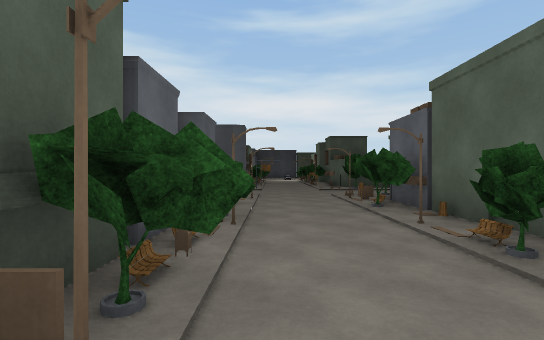
[1] (above)

24 first-person views from a walk through a scene from a Unity 3-D project. The camera is 1.4 m above the floor, looks level and sees 85° across. The floor is counted in squares, 2 m on a side. Each view is taken from the middle of a square. On the plan, view 1 faces up. The plan holds only what a view shows up to about 10 squares ahead; the rest is blank. The place goes on beyond the plan. The player is left out. Some surface patterns are stand-ins.

[2]
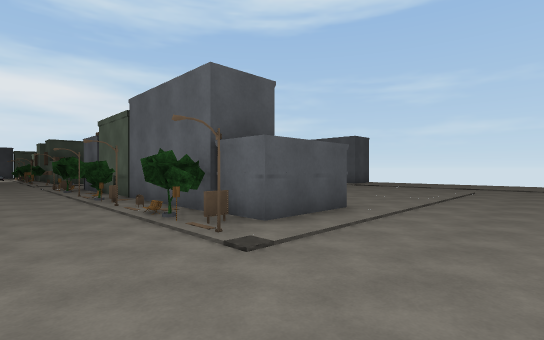

[3]
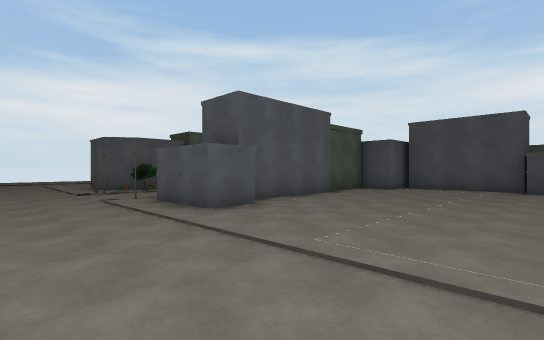

[4]
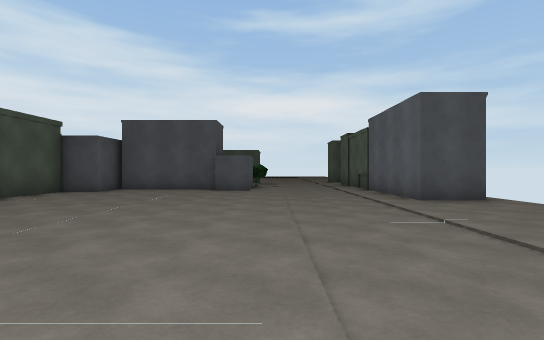

[5]
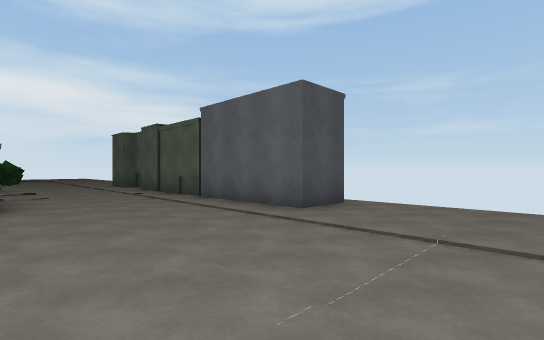

[6]
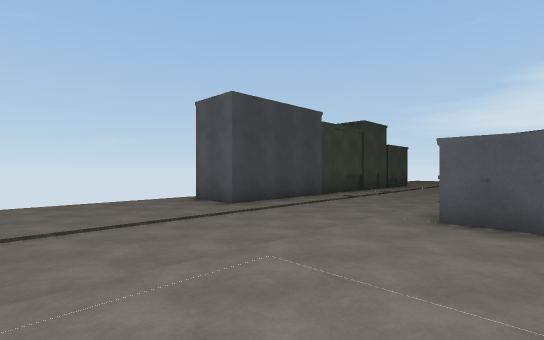

[7]
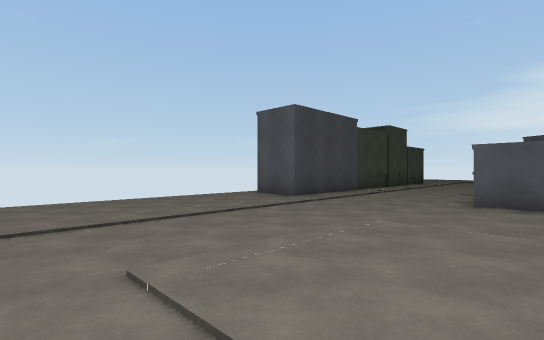

[8]
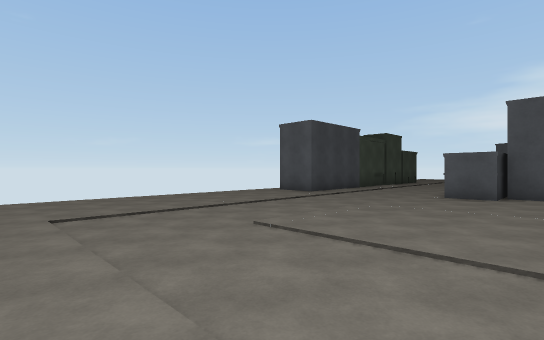

[9]
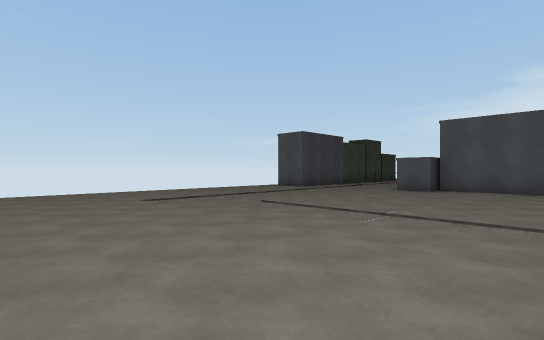

[10]
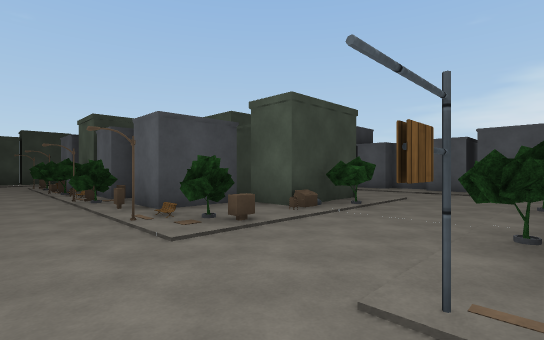

[11]
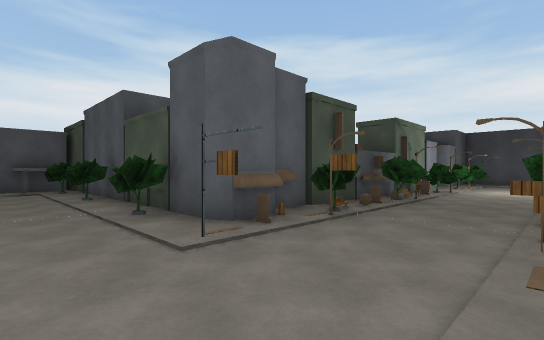

[12]
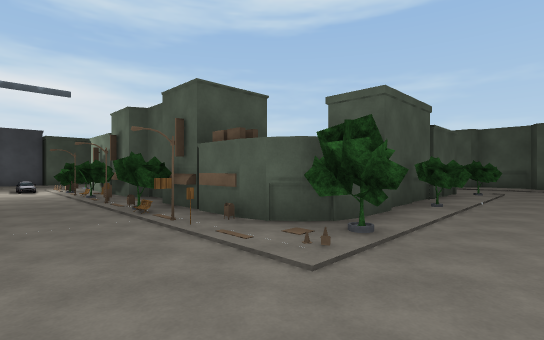

[13]
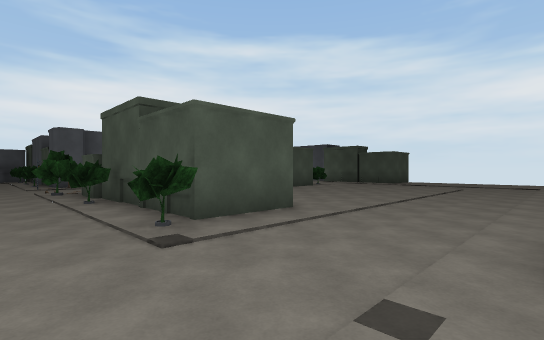

[14]
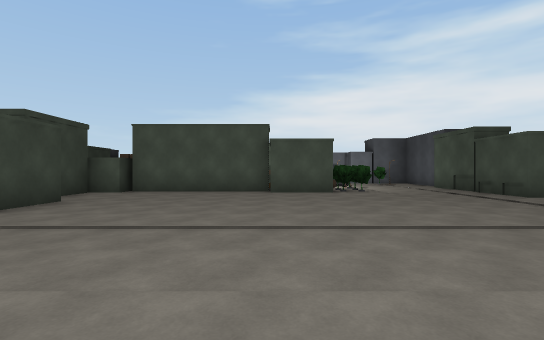

[15]
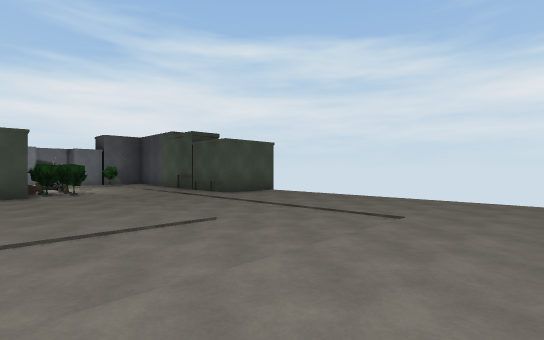

[16]
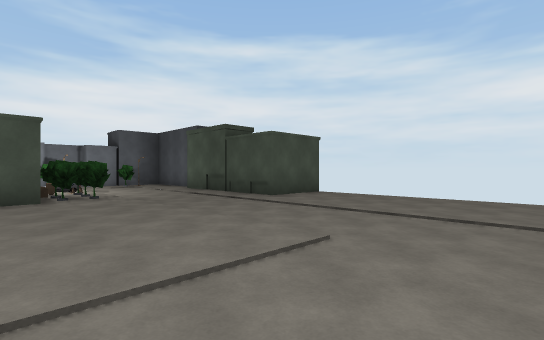

[17]
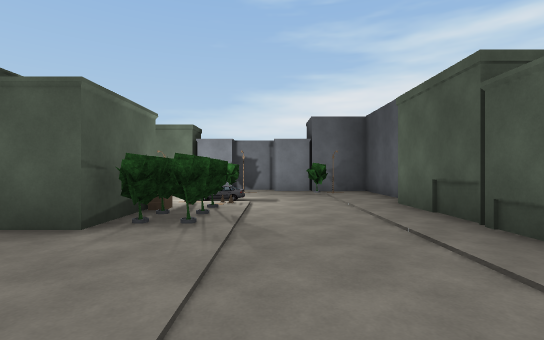

[18]
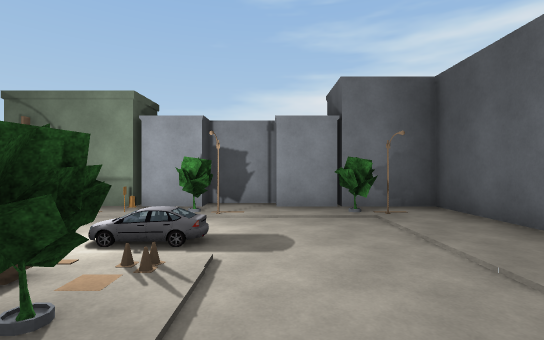

[19]
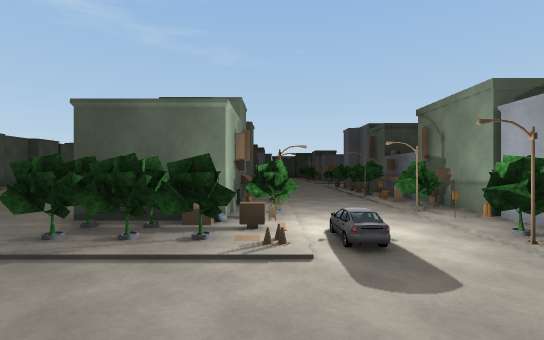

[20]
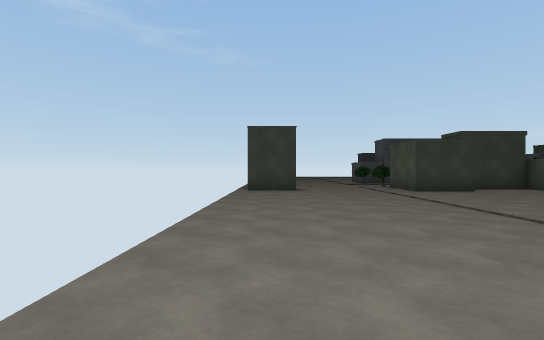

[21]
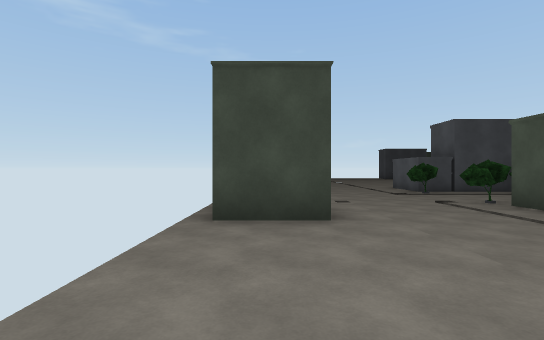

[22]
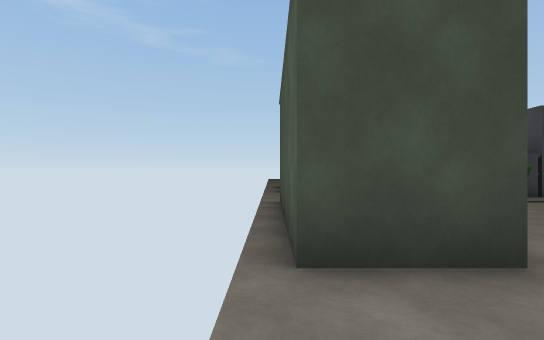

[23]
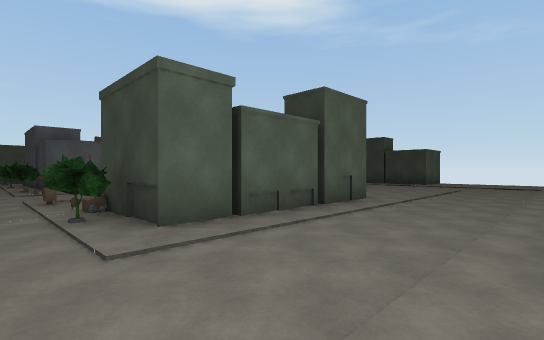

[24]
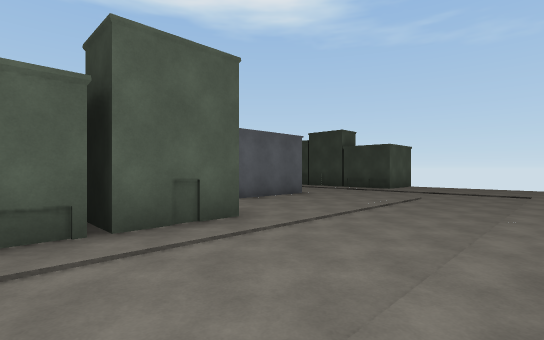

### Floor plan
Key: @ floor where view 1 was taken; # wall or solid block; . floor; = window, fence, low wall or low ledge; T tree; B building; E bench; P pole; S sign; O other object.
Columns run from 9 left of view 1 to 18 right of it. Each row starts with its distance up from view 1.
 29                  ======
 28                 =======
 27                ========
 26            B   #........
 25         #####BB#........
 24         ................
 23        #T...............
 22        #.................
 21        #T. OTT...........
 20       B#OO.OOT...........=
 19        #B..TO ...........==
 18        #O..OB#...........===
 17        OOO.TO#...........===
 16        OT#.OB#...........===
 15         O..O##...........===
 14        #OBOTO#...........===
 13        BTS.SOO...##......==
 12         OPOSOO##  #.... .===
 11 #B..B.BTOS..T#.TB.T....B.===
 10 BT..T......O......B.... .===
  9 .....T................. .===
  8 .....OOOO..OT.  ..T....B.===
  7 ....B##.T..OB  # BO.... .===
  6 B...B  #O.OO######O....B.===
  5 ....#  #..TO##.........   ==
  4 ....#  #TO.O#..........  ===
  3 ....B    OE.B..........#.===
  2 .....   E#OOB#...........===
  1 ......  T..###...........===
  0 ......B  @O.##...........===
 -1 ......# TOOT##...........
 -2 ......## ..OOO...........
 -3 ........O................
 -4 .........................
 -5  ....   .................
 -6  ...     B#####..........
 -7  ..           B..........
 -8               ..........
 -9               ==========
-10              ===========
-11               ======== =

Positions as (right, up) in squares from view 1, and headings:
1: (0, 0), facing up
2: (0, -5), facing up-right
3: (9, -5), facing up-left
4: (10, -4), facing up
5: (9, -1), facing up-right
6: (9, -1), facing down-left
7: (11, -1), facing down-left
8: (13, 0), facing down-left
9: (15, 2), facing down-left
10: (1, 11), facing down-left
11: (2, 9), facing up-left
12: (0, 9), facing up-right
13: (13, 9), facing up-left
14: (14, 18), facing left
15: (14, 19), facing up-left
16: (12, 19), facing up-left
17: (8, 22), facing left
18: (4, 22), facing left
19: (2, 24), facing down
20: (14, 23), facing down
21: (14, 17), facing down
22: (15, 15), facing down
23: (-9, 9), facing down-right
24: (-9, 5), facing down-right
